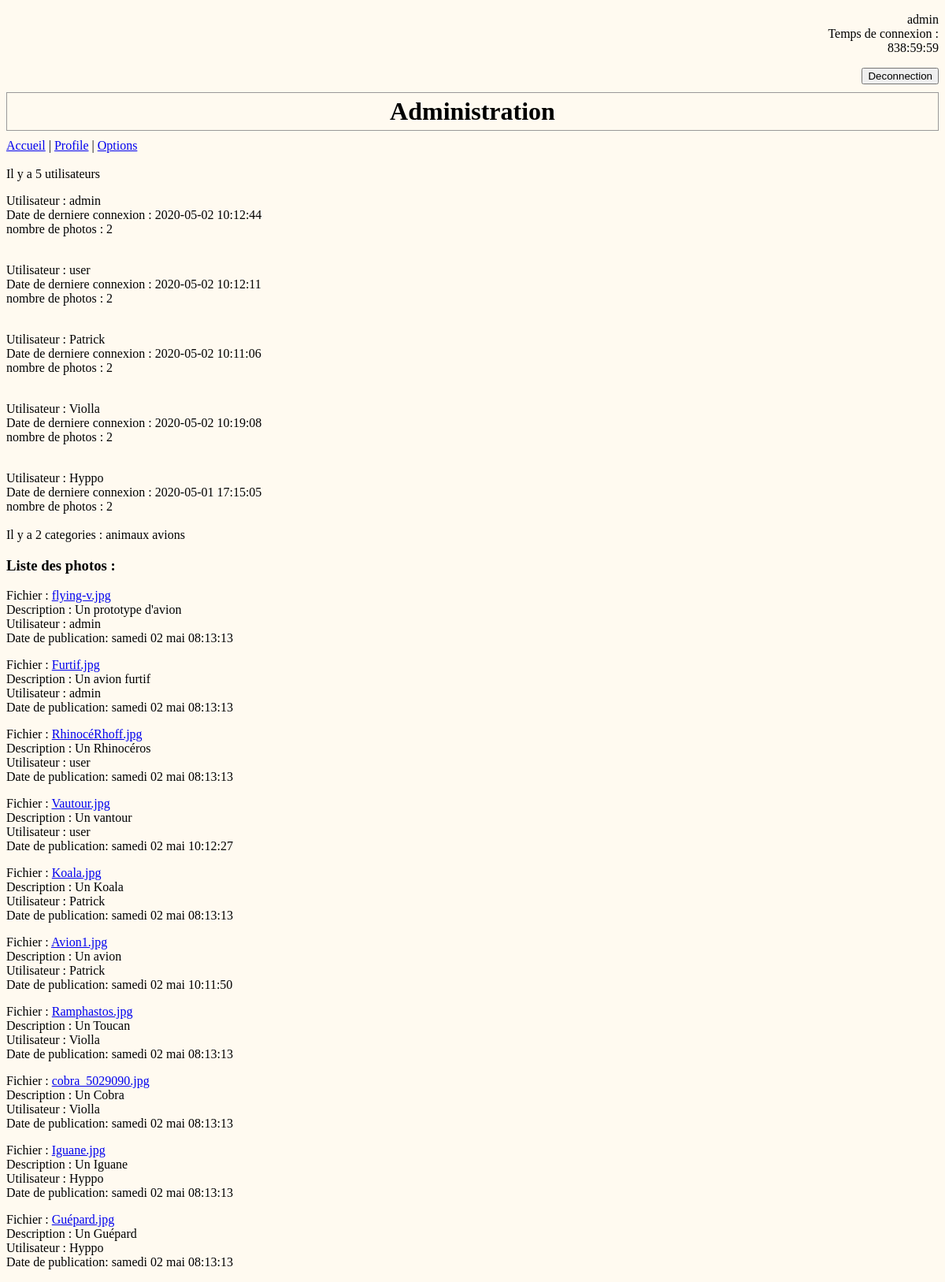
The page /admin.php (signed in) on the database its author committed.
### tables this page shows
CREATE TABLE `compte` (
  `utilisateur` varchar(40) NOT NULL,
  `motDePasse` char(60) NOT NULL,
  `idUtilisateur` int(250) NOT NULL,
  `priver` tinyint(1) NOT NULL,
  `heureConnexion` datetime NOT NULL
);

CREATE TABLE `categorie` (
  `catId` int(255) NOT NULL,
  `nomCat` varchar(250) NOT NULL
);

CREATE TABLE `photo` (
  `photoId` int(255) NOT NULL,
  `nomFich` varchar(250) NOT NULL,
  `description` varchar(250) NOT NULL,
  `catId` int(255) NOT NULL,
  `idUtilisateur` int(250) NOT NULL,
  `heurePublication` varchar(50) NOT NULL
);

### fonctions/compte.php (the view, shortened to what this page needs)
<?php
    function deconnection(){
        echo '<form class="cadre-compte" action="profile.php" method="post">
                <input name="deconnection" type="hidden" value="ok">
                <input type="submit" value="Deconnection">
            </form>';
    }
    function infosMembres(){
        $connexion = getConnexion();
        $req = 'SELECT COUNT(*) AS CNT FROM compte';
        $resultat = mysqli_query($connexion, $req);
        while ($row = mysqli_fetch_assoc($resultat)) {
            $nbutilisateurs = $row['CNT'];
            echo 'Il y a '.$nbutilisateurs.' utilisateurs </br>';
        }
        for($i=0; $i<$nbutilisateurs; $i++){
            $req = 'SELECT utilisateur, heureConnexion FROM compte WHERE idUtilisateur = "'.$i.'";';
            $resultat = mysqli_query($connexion, $req);
            while ($row = mysqli_fetch_assoc($resultat)) {
                echo '<p> Utilisateur : '.$row['utilisateur'].'</br>';
                echo 'Date de derniere connexion : '.$row['heureConnexion'].'</br>';
            }
            $req = 'SELECT COUNT(*) AS CNT FROM photo WHERE idUtilisateur = "'.$i.'";';
            $resultat = mysqli_query($connexion, $req);
            while ($row = mysqli_fetch_assoc($resultat)) {
                echo  'nombre de photos : '.$row['CNT'].'</br> </br>';
            }
        }
        $req = 'SELECT COUNT(*) AS CNT FROM categorie';
        $resultat = mysqli_query($connexion, $req);
        while ($row = mysqli_fetch_assoc($resultat)) {
            echo 'Il y a '.$row['CNT'].' categories : ';
        }
        $req = 'SELECT nomCat FROM categorie';
        $resultat = mysqli_query($connexion, $req);
        while ($row = mysqli_fetch_assoc($resultat)) {
            echo $row['nomCat'].' ';
        }
    }
    function listePhotos(){
        echo '<h3> Liste des photos : </h3>';
        $connexion = getConnexion();
        $req = 'SELECT p.nomFich, p.description, c.utilisateur, p.heurePublication FROM photo p JOIN compte c ON p.idUtilisateur = c.idUtilisateur ORDER BY p.idUtilisateur';
        $resultat = mysqli_query($connexion, $req);
        while ($row = mysqli_fetch_assoc($resultat)) {
            $nomFich = $row['nomFich'];
            $description = $row['description'];
            $utilisateur = $row['utilisateur'];
            $heure = $row['heurePublication'];
            echo '<p>Fichier : <a href = "details.php?image='.$nomFich.'">'.$nomFich.'</a> </br>
                    Description : '.$description.'</br>
                    Utilisateur : '.$utilisateur.'</br>
                    Date de publication: '.$heure.'</br>
                </p>';
        }
    }
    function gestionAdmin(){
        if($_SESSION['logged']=='admin'){
            echo '<h1> Administration </h1>';
            echo '<a href="index.php">Accueil</a> | <a href="profile.php">Profile</a>
                | <a href="options.php">Options</a></br></br>';
            infosMembres();
            listePhotos();
        } else {
            echo '<a href="index.php">Accueil</a> | <a href="profile.php">Profile</a>
                | <a href="options.php">Options</a></br></br>';
            echo '<p> Vous n&apos;avez pas les droits </p>';
        }
    }
    function afficherInfosCompte(){
        if($_SESSION['logged']!=''){
            echo '<div class ="cadre-compte">';
                echo '<p>'.$_SESSION['logged'].'</br>';
                echo 'Temps de connexion :</br>';
                $connexion = getConnexion();
                $req = 'SELECT TIMEDIFF(now(), heureConnexion) AS tps FROM compte WHERE utilisateur = "'.$_SESSION['logged'].'";';
                $resultat = mysqli_query($connexion, $req);
                while ($row = mysqli_fetch_assoc($resultat)) {
                    echo $row['tps'];
                }
                deconnection();
            echo '</div>';
        } else {
            echo '<div class ="cadre-compte">';
                connection();
            echo '</div>';
        }
    }
?>

### admin.php (shortened to what this page needs)
<?php
require_once 'fonctions/compte.php';
?>
<!DOCTYPE html>
<html>
  <head>
    <link rel="stylesheet" href="style.css" />
  </head>
  <body>
       <?php
        afficherInfosCompte();
        gestionAdmin();
       ?>
  </body>
</html>

### style.css (style rules this page uses)
h1 { margin: 10px 0; padding: 5px; border: 1px solid #999; text-align: center; }
body { background-color: floralwhite; }
.cadre-compte { text-align: right; }

### rows shown on the page
compte: utilisateur "admin", heureConnexion "2020-05-02 10:12:44"
compte: utilisateur "user", heureConnexion "2020-05-02 10:12:11"
compte: utilisateur "Patrick", heureConnexion "2020-05-02 10:11:06"
compte: utilisateur "Violla", heureConnexion "2020-05-02 10:19:08"
compte: utilisateur "Hyppo", heureConnexion "2020-05-01 17:15:05"
categorie: nomCat "animaux"
categorie: nomCat "avions"
photo: nomFich "flying-v.jpg", description "Un prototype d'avion", idUtilisateur.utilisateur "admin", heurePublication "samedi 02 mai 08:13:13"
photo: nomFich "Furtif.jpg", description "Un avion furtif", idUtilisateur.utilisateur "admin", heurePublication "samedi 02 mai 08:13:13"
photo: nomFich "RhinocéRhoff.jpg", description "Un Rhinocéros", idUtilisateur.utilisateur "user", heurePublication "samedi 02 mai 08:13:13"
photo: nomFich "Vautour.jpg", description "Un vantour", idUtilisateur.utilisateur "user", heurePublication "samedi 02 mai 10:12:27"
photo: nomFich "Koala.jpg", description "Un Koala", idUtilisateur.utilisateur "Patrick", heurePublication "samedi 02 mai 08:13:13"
photo: nomFich "Avion1.jpg", description "Un avion", idUtilisateur.utilisateur "Patrick", heurePublication "samedi 02 mai 10:11:50"
photo: nomFich "Ramphastos.jpg", description "Un Toucan", idUtilisateur.utilisateur "Violla", heurePublication "samedi 02 mai 08:13:13"
photo: nomFich "cobra_5029090.jpg", description "Un Cobra", idUtilisateur.utilisateur "Violla", heurePublication "samedi 02 mai 08:13:13"
photo: nomFich "Iguane.jpg", description "Un Iguane", idUtilisateur.utilisateur "Hyppo", heurePublication "samedi 02 mai 08:13:13"
photo: nomFich "Guépard.jpg", description "Un Guépard", idUtilisateur.utilisateur "Hyppo", heurePublication "samedi 02 mai 08:13:13"

### other values the page prints
$_SESSION['logged'] "admin"
$row['tps'] "838:59:59"
$nbutilisateurs "5"
$row['CNT'] "2"
